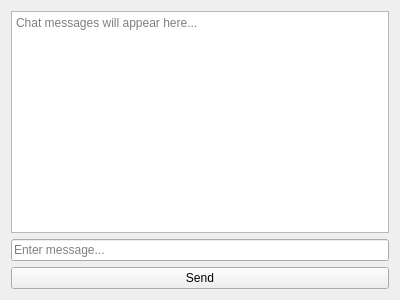
<?xml version="1.0" encoding="UTF-8"?>
<ui version="4.0">
    <class>ChatWindow</class>
    <widget class="QWidget" name="ChatWindow">
        <property name="geometry">
            <rect>
                <x>0</x>
                <y>0</y>
                <width>400</width>
                <height>300</height>
            </rect>
        </property>
        <property name="windowTitle">
            <string>Chat Window</string>
        </property>
        <layout class="QVBoxLayout" name="verticalLayout">
            <item>
                <widget class="QTextBrowser" name="chatBox">
                    <property name="placeholderText">
                        <string>Chat messages will appear here...</string>
                    </property>
                </widget>
            </item>
            <item>
                <widget class="QLineEdit" name="messageInput">
                    <property name="placeholderText">
                        <string>Enter message...</string>
                    </property>
                </widget>
            </item>
            <item>
                <widget class="QPushButton" name="sendButton">
                    <property name="text">
                        <string>Send</string>
                    </property>
                </widget>
            </item>
        </layout>
    </widget>
</ui>
